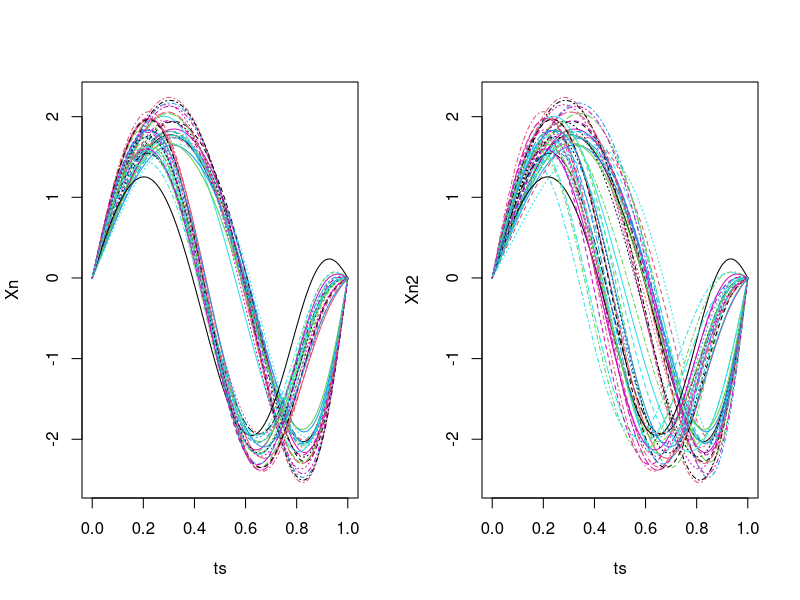
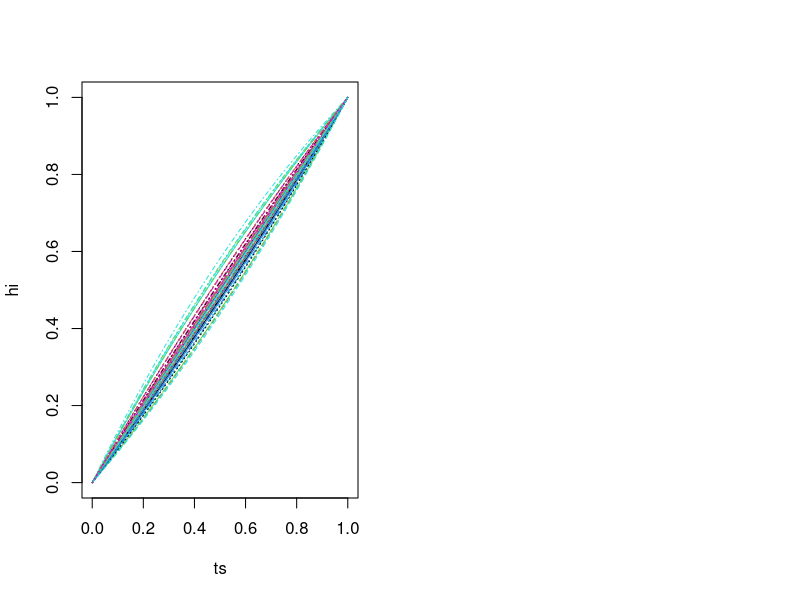

Write R code to recreate these figures, in order.
#Combining Registration and Fitting for Functional Models
##########################################Simulating Data


###Sangalli 2010



#set.seed(128)
n<-48
T=128
#ystar function
#z<-rnorm(2*n,1,0.25)

#z1<-rnorm(n,1,0.6)
#z2<-rnorm(n,0.2,0.1)

#z1<-abs(rnorm(n,4,0.6))
#z2<-abs(rnorm(n,0.1,0.15))

#z1<-rnorm(n,0,0.8)
#z2<-rnorm(n,0,0.15)

z1<-rnorm(n,0,0.2)
z2<-rnorm(n,0,0.1)
z3<-rnorm(n,0,0.3)
z3[1]=0

t=seq(0,2*pi,length=T)
ts=seq(0,1,length=T)



#curves=(1+z1)*sin(z3+(1+z4)*t)+(1+z2)*sin((z3+(1+z4)*t)^2/(2*pi) )

simu=NULL
simu2=NULL

h<-function(i){
if (z3[i]==0) {ts}
else {
	#t-0.02*(i-1)
	#(expm1(z3[i]*(ts)))/(expm1(z3[i]))
	#(expm1(z3[i]*(ts)))/(expm1(z3[i]))
	
	(exp(z3[i]*(ts))-1)/(exp(z3[i])-1)
	#exp( (ts -1)*z3[i])
	#2*pi*(expm1(z3[i]*(t)/(2*pi)))/(expm1(z3[i]))
	}
}



for(i in 1:(n/2))
{
simu[[i]]<-list(x=t,y=(1.4+z1[i])*sin( 2*pi*h(i) )+(1+z2[i])*sin(2*pi*(h(i))^2 ))
simu2[[i]]<-list(x=t,y=(1.4+z1[i])*sin( 2*pi*h(1) )+(1+z2[i])*sin(2*pi*(h(1))^2 ) )
#simu2[[i]]<-list(x=t,y=(1+z1[i])*sin(h(1))+(1+z2[i])*sin(h(1)^2/(2*pi) )*1.05 )
}

for(i in (n/2+1):n)
{
#simu[[i]]<-list(x=t,y=(2.2+z1[i])*sin(h(i))+(-1.1+z2[i])*sin(h(i)^2/(2*pi) ) )
simu[[i]]<-list(x=t,y=(2.1+z1[i])*sin(2*pi*h(i))+(-1+z2[i])*sin(2*pi*(h(i))^2 ) )
simu2[[i]]<-list(x=t,y=(2.1+z1[i])*sin(2*pi*h(1))+(-1+z2[i])*sin(2*pi*(h(1))^2 ) )
#simu[[i]]<-list(x=t,y=(2.2+z1[i])*sin(h(i))+(-1.2+z2[i])*sin(h(i)^2/(2*pi) ) )
#simu2[[i]]<-list(x=t,y=(2.2+z1[i])*sin(h(1))+(-1.2+z2[i])*sin(h(1)^2/(2*pi) ) )
#simu2[[i]]<-list(x=t,y=(2.2+z1[i])*sin(h(1))+(-1.1+z2[i])*sin(h(1)^2/(2*pi) ) )
}
par(mfrow=c(1,2))

Xn=sapply(1:n,function(i) simu2[[i]]$y)
matplot(ts,Xn, typ="l")


Xn2=sapply(1:n,function(i) simu[[i]]$y)
matplot(ts,Xn2, typ="l")

hi=sapply(1:n,function(i) h(i))
matplot(ts,hi, typ="l")